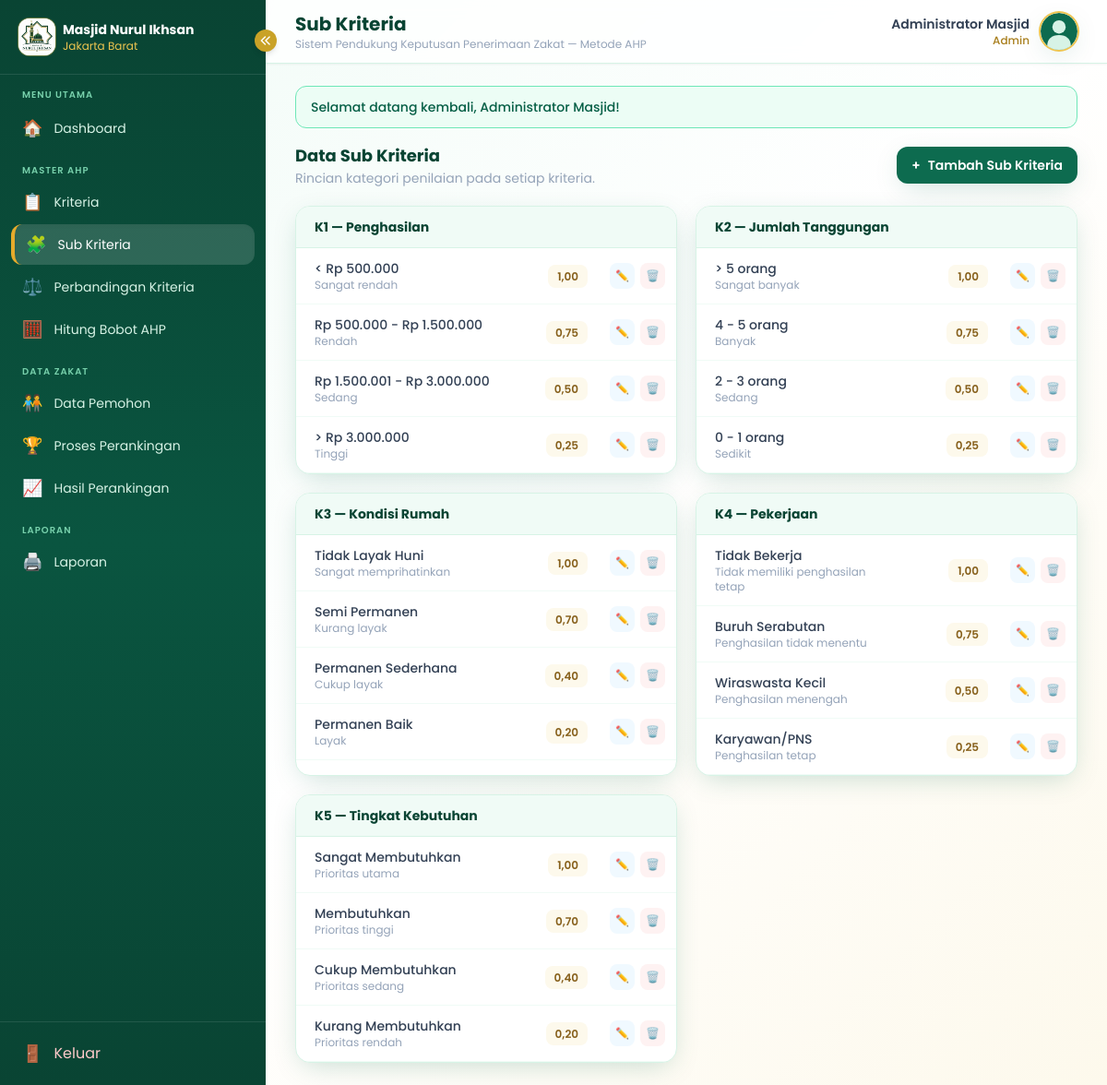
Page /subkriteria/index.php (signed in) on the committed database.
### tables this page shows
CREATE TABLE sub_kriteria (
    id INT AUTO_INCREMENT PRIMARY KEY,
    kriteria_id INT NOT NULL,
    nama_sub_kriteria VARCHAR(150) NOT NULL,
    nilai_bobot DECIMAL(10,5) NOT NULL COMMENT 'Skor 0.1 - 1.0, makin tinggi makin berhak menerima',
    keterangan TEXT DEFAULT NULL,
    created_at TIMESTAMP DEFAULT CURRENT_TIMESTAMP,
    CONSTRAINT fk_subkriteria_kriteria FOREIGN KEY (kriteria_id) REFERENCES kriteria(id) ON DELETE CASCADE ON UPDATE CASCADE
);

### subkriteria/index.php (the view, shortened to what this page needs)
<?php
require_once __DIR__ . '/../config/database.php';
require_once __DIR__ . '/../includes/functions.php';
$daftarSub = $koneksi->query("SELECT sk.*, k.nama_kriteria, k.kode_kriteria FROM sub_kriteria sk
    JOIN kriteria k ON k.id = sk.kriteria_id ORDER BY k.kode_kriteria, sk.nilai_bobot DESC")->fetchAll();
$judulHalaman = 'Sub Kriteria';
$menuAktif = 'subkriteria';
require_once __DIR__ . '/../includes/header.php';
?>
<div class="flex items-center justify-between mb-5">
  <div>
    <h2 class="text-lg font-bold text-masjid-800">Data Sub Kriteria</h2>
    <p class="text-sm text-slate-400">Rincian kategori penilaian pada setiap kriteria.</p>
  </div>
  <button onclick="bukaModalTambah()" class="bg-masjid-600 hover:bg-masjid-700 text-white font-semibold text-sm px-4 py-2.5 rounded-xl shadow-soft flex items-center gap-2">
    <span>+</span> Tambah Sub Kriteria
  </button>
</div>
<?php
$grouped = [];
foreach ($daftarSub as $s) { $grouped[$s['kode_kriteria'] . ' — ' . $s['nama_kriteria']][] = $s; }
?>
<div class="grid md:grid-cols-2 gap-5">
<?php foreach ($grouped as $namaKriteria => $items): ?>
  <div class="bg-white rounded-2xl shadow-soft border border-masjid-100 overflow-hidden fade-in">
    <div class="bg-masjid-50 px-5 py-3 border-b border-masjid-100">
      <h3 class="font-bold text-masjid-800 text-sm"><?= bersihkan($namaKriteria) ?></h3>
    </div>
    <table class="w-full text-sm">
      <tbody>
        <?php foreach ($items as $s): ?>
          <tr class="border-b border-masjid-50 hover:bg-masjid-50/40">
            <td class="py-3 px-5">
              <p class="font-medium text-slate-700"><?= bersihkan($s['nama_sub_kriteria']) ?></p>
              <p class="text-xs text-slate-400"><?= bersihkan($s['keterangan']) ?></p>
            </td>
            <td class="py-3 px-3 text-right w-24">
              <span class="px-2.5 py-1 rounded-lg bg-gold-50 text-gold-700 font-semibold text-xs"><?= formatBobot($s['nilai_bobot'],2) ?></span>
            </td>
            <td class="py-3 px-3 w-20">
              <div class="flex items-center justify-center gap-1.5">
                <button title="Ubah" onclick='bukaModalEdit(<?= json_encode($s, JSON_HEX_APOS|JSON_HEX_QUOT) ?>)' class="p-1.5 rounded-lg bg-sky-50 text-sky-600 hover:bg-sky-100 text-xs">✏️</button>
                <form method="POST" onsubmit="return confirm('Hapus sub kriteria ini?');">
                  <button title="Hapus" class="p-1.5 rounded-lg bg-red-50 text-red-600 hover:bg-red-100 text-xs">🗑️</button>
                </form>
              </div>
            </td>
          </tr>
        <?php endforeach; ?>
      </tbody>
    </table>
  </div>
<?php endforeach; ?>
</div>
<?php require_once __DIR__ . '/../includes/footer.php'; ?>

### includes/header.php (shortened to what this page needs)
<?php
require_once __DIR__ . '/functions.php';
$judulHalaman = $judulHalaman ?? 'Dashboard';
?>
<!DOCTYPE html>
<html lang="id">
<head>
<script src="https://cdn.tailwindcss.com"></script>
<link rel="stylesheet" href="<?= basePath() ?>assets/css/style.css?v=<?= @filemtime(__DIR__ . '/../assets/css/style.css') ?: time() ?>">
</head>
<body class="bg-gradient-to-br from-masjid-50 via-white to-gold-50 min-h-screen font-sans text-slate-700">
<div class="flex min-h-screen">
<?php require_once __DIR__ . '/sidebar.php'; ?>
<div id="mainWrapper" class="flex-1 flex flex-col min-w-0">
  <header class="no-print sticky top-0 z-30 bg-white/80 backdrop-blur border-b border-masjid-100 shadow-sm">
    <div class="flex items-center justify-between px-4 md:px-8 py-3">
      <div class="flex items-center gap-3">
        <div>
          <h1 class="text-lg md:text-xl font-bold text-masjid-800"><?= bersihkan($judulHalaman) ?></h1>
          <p class="text-xs text-slate-400">Sistem Pendukung Keputusan Penerimaan Zakat &mdash; Metode AHP</p>
        </div>
      </div>
      <div class="flex items-center gap-3">
        <div class="hidden sm:flex flex-col text-right">
          <span class="text-sm font-semibold text-slate-700"><?= bersihkan($_SESSION['nama_lengkap']) ?></span>
          <span class="text-xs text-gold-600 font-medium capitalize"><?= bersihkan($_SESSION['role']) ?></span>
        </div>
        <a href="<?= basePath() ?>profil/index.php" class="block">
          <img src="<?= basePath() ?>assets/uploads/profil/<?= bersihkan($_SESSION['foto']) ?>" onerror="this.src='<?= basePath() ?>assets/img/default-avatar.svg'" class="w-10 h-10 rounded-full object-cover ring-2 ring-gold-300 shadow-soft" alt="Foto Profil">
        </a>
      </div>
    </div>
  </header>
  <main class="flex-1 px-4 md:px-8 py-6">
    <?php tampilkanFlash(); ?>

### includes/sidebar.php (shortened to what this page needs)
<?php
$menuAktif = $menuAktif ?? '';
function menuAktif($kode, $kodeTarget) {
    return $kode === $kodeTarget ? 'bg-white/15 text-white shadow-inner border-l-4 border-gold-400' : 'text-masjid-100 hover:bg-white/10 hover:text-white';
}
?>
<aside id="sidebar" class="no-print fixed inset-y-0 left-0 z-40 w-72 bg-gradient-to-b from-masjid-800 via-masjid-700 to-masjid-800 text-white transform -translate-x-full md:translate-x-0 transition-all duration-200 flex flex-col">
  <button id="btnCollapse" title="Sembunyikan / tampilkan menu" class="hidden md:flex absolute -right-3 top-8 z-50 w-6 h-6 items-center justify-center rounded-full bg-gold-500 hover:bg-gold-600 text-white shadow-md transition">
    <svg id="iconCollapse" xmlns="http://www.w3.org/2000/svg" class="h-3.5 w-3.5 transition-transform" fill="none" viewBox="0 0 24 24" stroke="currentColor"><path stroke-linecap="round" stroke-linejoin="round" stroke-width="2.5" d="M11 19l-7-7 7-7m8 14l-7-7 7-7" /></svg>
  </button>
  <div class="logo-row px-5 py-5 border-b border-white/10 flex items-center gap-2 shrink-0">
    <div class="w-10 h-10 rounded-xl bg-white flex items-center justify-center shrink-0 overflow-hidden ring-1 ring-gold-300/40">
      <img src="<?= basePath() ?>assets/img/logo-masjid.jpg" alt="Logo Masjid Nurul Ikhsan" class="w-full h-full object-cover">
    </div>
    <div class="leading-tight brand-text min-w-0">
      <p class="font-bold text-white text-sm truncate">Masjid Nurul Ikhsan</p>
      <p class="text-xs text-gold-300 truncate">Jakarta Barat</p>
    </div>
  </div>
  <nav class="flex-1 px-3 py-3 space-y-0.5 text-sm">
    <p class="section-label px-3 text-[10px] uppercase tracking-widest text-masjid-300 font-semibold mb-1">Menu Utama</p>
    <a href="<?= basePath() ?>index.php" title="Dashboard" class="flex items-center gap-3 px-3 py-2 rounded-xl transition <?= menuAktif($menuAktif, 'dashboard') ?>">
      <span class="text-lg shrink-0">🏠</span> <span class="nav-label">Dashboard</span>
    </a>
    <p class="section-label px-3 pt-3 text-[10px] uppercase tracking-widest text-masjid-300 font-semibold mb-1">Master AHP</p>
    <a href="<?= basePath() ?>kriteria/index.php" title="Kriteria" class="flex items-center gap-3 px-3 py-2 rounded-xl transition <?= menuAktif($menuAktif, 'kriteria') ?>">
      <span class="text-lg shrink-0">📋</span> <span class="nav-label">Kriteria</span>
    </a>
    <a href="<?= basePath() ?>subkriteria/index.php" title="Sub Kriteria" class="flex items-center gap-3 px-3 py-2 rounded-xl transition <?= menuAktif($menuAktif, 'subkriteria') ?>">
      <span class="text-lg shrink-0">🧩</span> <span class="nav-label">Sub Kriteria</span>
    </a>
    <a href="<?= basePath() ?>ahp/perbandingan_kriteria.php" title="Perbandingan Kriteria" class="flex items-center gap-3 px-3 py-2 rounded-xl transition <?= menuAktif($menuAktif, 'perbandingan') ?>">
      <span class="text-lg shrink-0">⚖️</span> <span class="nav-label">Perbandingan Kriteria</span>
    </a>
    <a href="<?= basePath() ?>ahp/hitung_kriteria.php" title="Hitung Bobot AHP" class="flex items-center gap-3 px-3 py-2 rounded-xl transition <?= menuAktif($menuAktif, 'hitung_kriteria') ?>">
      <span class="text-lg shrink-0">🧮</span> <span class="nav-label">Hitung Bobot AHP</span>
    </a>
    <p class="section-label px-3 pt-3 text-[10px] uppercase tracking-widest text-masjid-300 font-semibold mb-1">Data Zakat</p>
    <a href="<?= basePath() ?>pemohon/index.php" title="Data Pemohon" class="flex items-center gap-3 px-3 py-2 rounded-xl transition <?= menuAktif($menuAktif, 'pemohon') ?>">
      <span class="text-lg shrink-0">🧑‍🤝‍🧑</span> <span class="nav-label">Data Pemohon</span>
    </a>
    <a href="<?= basePath() ?>ahp/hitung_akhir.php" title="Proses Perankingan" class="flex items-center gap-3 px-3 py-2 rounded-xl transition <?= menuAktif($menuAktif, 'hitung_akhir') ?>">
      <span class="text-lg shrink-0">🏆</span> <span class="nav-label">Proses Perankingan</span>
    </a>
    <a href="<?= basePath() ?>ahp/hasil_perankingan.php" title="Hasil Perankingan" class="flex items-center gap-3 px-3 py-2 rounded-xl transition <?= menuAktif($menuAktif, 'hasil_perankingan') ?>">
      <span class="text-lg shrink-0">📈</span> <span class="nav-label">Hasil Perankingan</span>
    </a>
    <p class="section-label px-3 pt-3 text-[10px] uppercase tracking-widest text-masjid-300 font-semibold mb-1">Laporan</p>
    <a href="<?= basePath() ?>laporan/index.php" title="Laporan" class="flex items-center gap-3 px-3 py-2 rounded-xl transition <?= menuAktif($menuAktif, 'laporan') ?>">
      <span class="text-lg shrink-0">🖨️</span> <span class="nav-label">Laporan</span>
    </a>
  </nav>
  <div class="px-3 py-3 border-t border-white/10 shrink-0">
    <a href="<?= basePath() ?>auth/logout.php" title="Keluar" onclick="return confirm('Yakin ingin keluar dari sistem?');" class="flex items-center gap-3 px-3 py-2 rounded-xl text-red-200 hover:bg-red-500/20 hover:text-white transition">
      <span class="text-lg shrink-0">🚪</span> <span class="nav-label">Keluar</span>
    </a>
  </div>
</aside>

### includes/functions.php (shortened to what this page needs)
<?php
function bersihkan($data) {
    return htmlspecialchars(trim($data ?? ''), ENT_QUOTES, 'UTF-8');
}
function basePath() {
    static $base = null;
    if ($base !== null) return $base;
    $base = '/';
    if (!empty($_SERVER['SCRIPT_FILENAME']) && !empty($_SERVER['SCRIPT_NAME'])) {
        $projectRoot = realpath(__DIR__ . '/..');
        $scriptFile  = $_SERVER['SCRIPT_FILENAME'];
        if ($projectRoot && $scriptFile) {
            $projectRoot = rtrim(str_replace('\\', '/', $projectRoot), '/');
            $scriptFile  = str_replace('\\', '/', $scriptFile);
            if (stripos($scriptFile, $projectRoot) === 0) {
                $relatif = ltrim(substr($scriptFile, strlen($projectRoot)), '/');
                $scriptName = str_replace('\\', '/', $_SERVER['SCRIPT_NAME']);
                if ($relatif !== '' && strlen($scriptName) >= strlen($relatif)
                    && strtolower(substr($scriptName, -strlen($relatif))) === strtolower($relatif)) {
                    $base = substr($scriptName, 0, strlen($scriptName) - strlen($relatif));
                }
            }
        }
    }
    return $base;
}
function tampilkanFlash() {
    if (!empty($_SESSION['flash'])) {
        $tipe = $_SESSION['flash']['tipe'];
        $pesan = $_SESSION['flash']['pesan'];
        $warna = [
            'success' => 'bg-emerald-50 text-emerald-800 border-emerald-300',
            'danger'  => 'bg-red-50 text-red-800 border-red-300',
            'warning' => 'bg-amber-50 text-amber-800 border-amber-300',
            'info'    => 'bg-sky-50 text-sky-800 border-sky-300',
        ];
        $kelas = $warna[$tipe] ?? $warna['info'];
        echo '<div class="border rounded-xl px-4 py-3 mb-4 text-sm font-medium ' . $kelas . '" role="alert">' . $pesan . '</div>';
    }
}
function formatBobot($angka, $desimal = 4) {
    return number_format((float)$angka, $desimal, ',', '.');
}

### includes/footer.php (shortened to what this page needs)
  </main>
</div>
</div>
</body>
</html>

### assets/css/style.css (style rules this page uses)
body { background-image: radial-gradient(circle at 10% 10%, rgba(13,107,79,0.05) 0, transparent 40%), radial-gradient(circle at 90% 20%, rgba(201,162,39,0.08) 0, transparent 40%); }
#sidebar { width: 18rem; }
#mainWrapper { transition: margin-left .2s ease; }
@media (min-width: 768px) { #mainWrapper { margin-left: 18rem; } }
#sidebar nav { overflow-y: visible; }
.fade-in { animation: fadeIn .35s ease; }

### rows in the picture
sub_kriteria: nama_sub_kriteria "< Rp 500.000", keterangan "Sangat rendah", nilai_bobot "1,00"
sub_kriteria: nama_sub_kriteria "Rp 500.000 - Rp 1.500.000", keterangan "Rendah", nilai_bobot "0,75"
sub_kriteria: nama_sub_kriteria "Rp 1.500.001 - Rp 3.000.000", keterangan "Sedang", nilai_bobot "0,50"
sub_kriteria: nama_sub_kriteria "> Rp 3.000.000", keterangan "Tinggi", nilai_bobot "0,25"
sub_kriteria: nama_sub_kriteria "> 5 orang", keterangan "Sangat banyak", nilai_bobot "1,00"
sub_kriteria: nama_sub_kriteria "4 - 5 orang", keterangan "Banyak", nilai_bobot "0,75"
sub_kriteria: nama_sub_kriteria "2 - 3 orang", keterangan "Sedang", nilai_bobot "0,50"
sub_kriteria: nama_sub_kriteria "0 - 1 orang", keterangan "Sedikit", nilai_bobot "0,25"
sub_kriteria: nama_sub_kriteria "Tidak Layak Huni", keterangan "Sangat memprihatinkan", nilai_bobot "1,00"
sub_kriteria: nama_sub_kriteria "Semi Permanen", keterangan "Kurang layak", nilai_bobot "0,70"
sub_kriteria: nama_sub_kriteria "Permanen Sederhana", keterangan "Cukup layak", nilai_bobot "0,40"
sub_kriteria: nama_sub_kriteria "Permanen Baik", keterangan "Layak", nilai_bobot "0,20"
sub_kriteria: nama_sub_kriteria "Tidak Bekerja", keterangan "Tidak memiliki penghasilan tetap", nilai_bobot "1,00"
sub_kriteria: nama_sub_kriteria "Buruh Serabutan", keterangan "Penghasilan tidak menentu", nilai_bobot "0,75"
sub_kriteria: nama_sub_kriteria "Wiraswasta Kecil", keterangan "Penghasilan menengah", nilai_bobot "0,50"
sub_kriteria: nama_sub_kriteria "Karyawan/PNS", keterangan "Penghasilan tetap", nilai_bobot "0,25"
sub_kriteria: nama_sub_kriteria "Sangat Membutuhkan", keterangan "Prioritas utama", nilai_bobot "1,00"
sub_kriteria: nama_sub_kriteria "Membutuhkan", keterangan "Prioritas tinggi", nilai_bobot "0,70"
sub_kriteria: nama_sub_kriteria "Cukup Membutuhkan", keterangan "Prioritas sedang", nilai_bobot "0,40"
sub_kriteria: nama_sub_kriteria "Kurang Membutuhkan", keterangan "Prioritas rendah", nilai_bobot "0,20"

### other values in the picture
bersihkan($judulHalaman) "Sub Kriteria"
bersihkan($_SESSION['nama_lengkap']) "Administrator Masjid"
bersihkan($_SESSION['role']) "Admin"
$pesan "Selamat datang kembali, Administrator Masjid!"
bersihkan($namaKriteria) "K1 — Penghasilan"
bersihkan($namaKriteria) "K2 — Jumlah Tanggungan"
bersihkan($namaKriteria) "K3 — Kondisi Rumah"
bersihkan($namaKriteria) "K4 — Pekerjaan"
bersihkan($namaKriteria) "K5 — Tingkat Kebutuhan"
